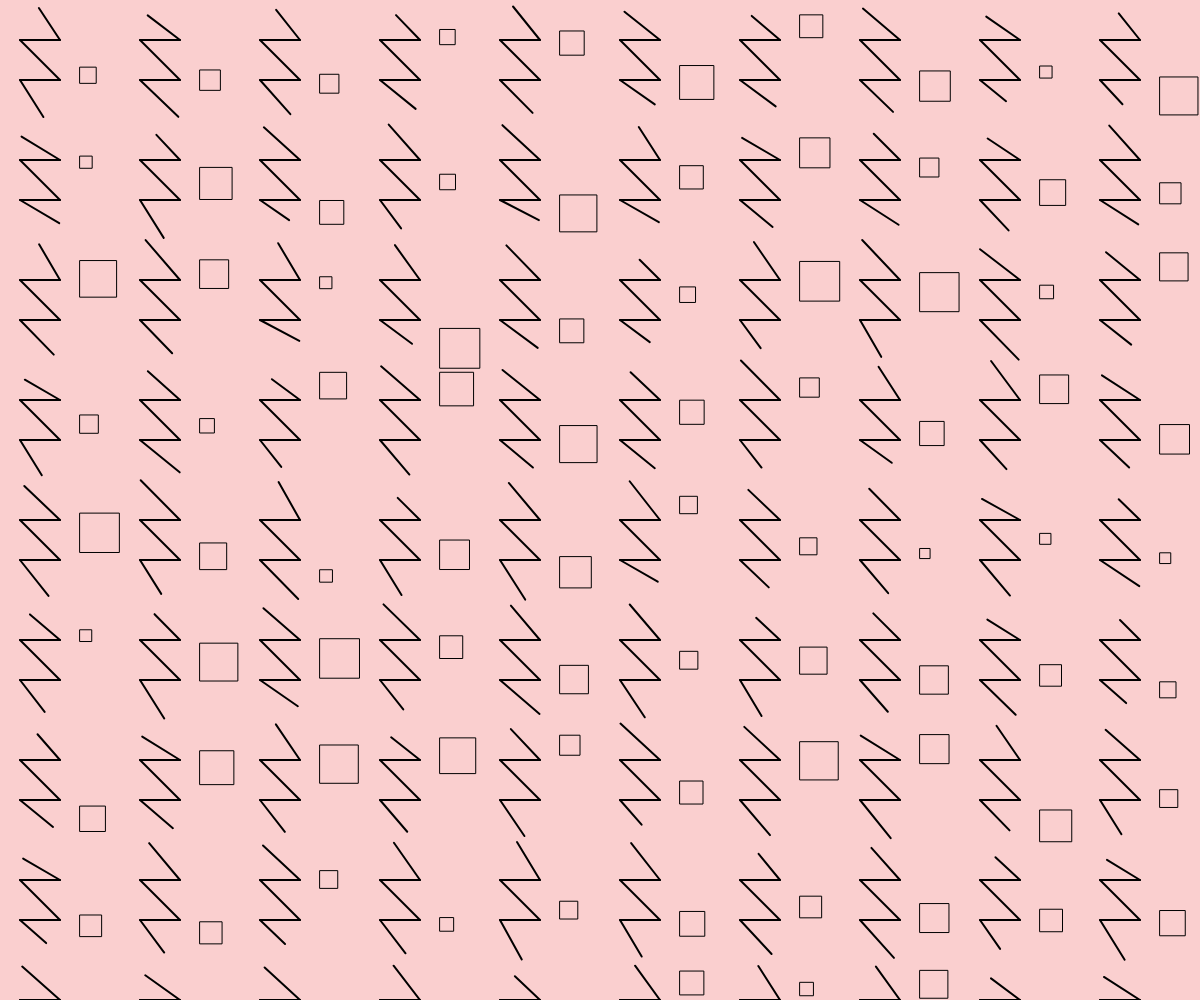
Frame 1 (no input)
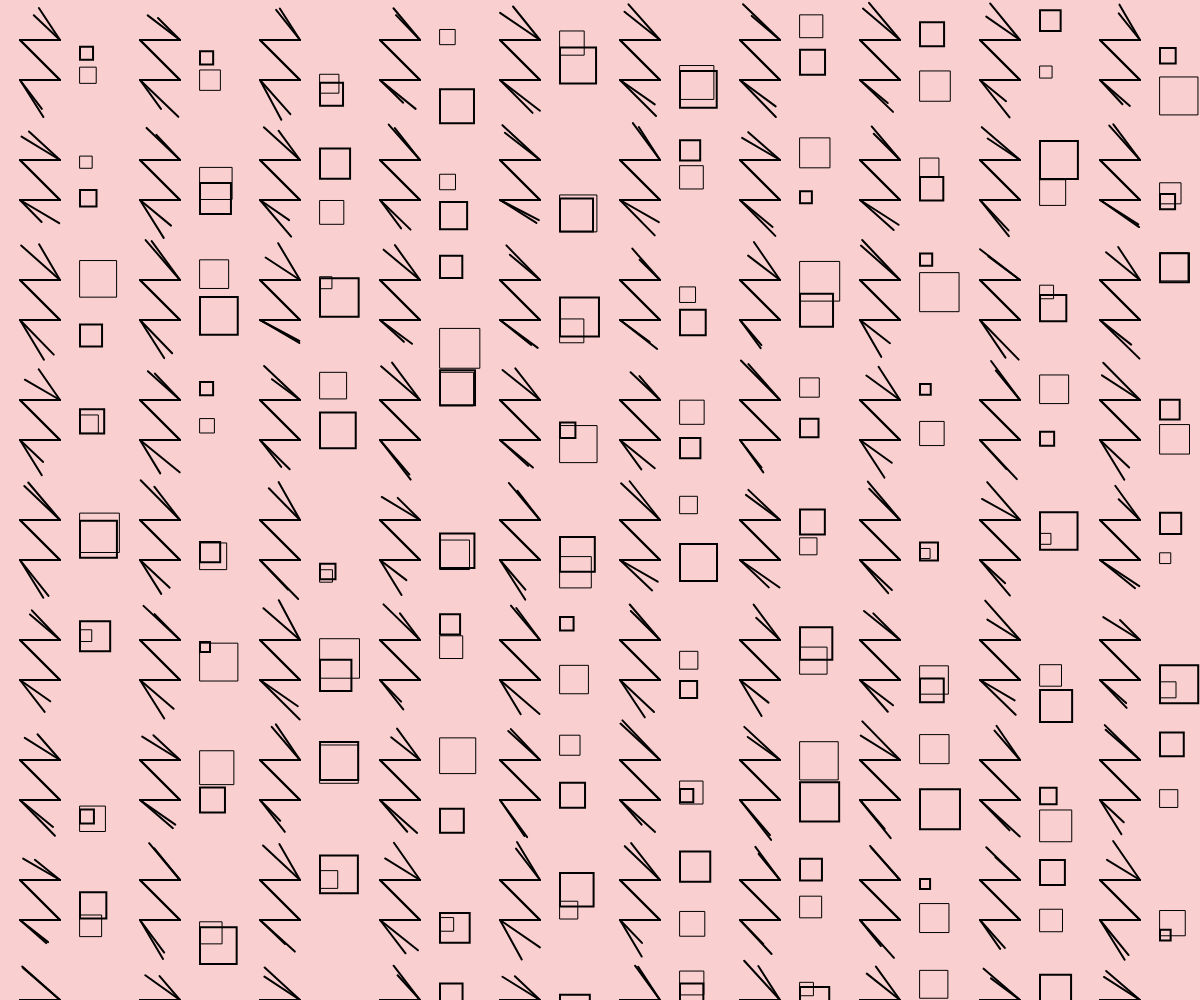
Frame 2 (the mouse pressed at the canvas centre, redrawn once)

The p5.js sketch that drew these frames (run headless with seeded random() and noise() and a simulated clock; the mouse was pressed at the canvas centre and the sketch redrawn once):

// p5.js sketch
// ── sketch.js
function setup() {
  createCanvas(windowWidth, windowHeight);
  noFill ();
  background (250, 207, 207);
}

function draw() {
  void squ();
  strokeWeight (2);
  void zigzag();
  noLoop ();
}

function squ() {
  for (var y = 0; y < windowHeight; y = y + 120){
     for (var x = 0; x < windowWidth; x = x + 120){
     square(80 + x, random (10, 90) + y, random (10, 40));
}
  }

}

  function zigzag() {
    translate(20, 0);
    for (var y = 0; y < windowHeight; y = y + 120) {
      for (var x = 0; x < windowWidth; x = x + 120) {

        line(random (0, 20) + x, random (0, 20) + y, x + 40, y + 40); //1st diagonal

        line(x, y + 40, x + 40, y + 40); //1st horizontal
        line(x, y + 40, x + 40, y + 80); //2nd diagonal
        line(x, y + 80, x + 40, y + 80); //2nd horizontal

        line(x, y + 80, x + random (20, 40), y + random (100, 120)); //3rd diagonal

      }
    }
  }

// ── style.css

/*
Max width before this PARTICULAR table gets nasty
This query will take effect for any screen smaller than 760px
and also iPads specifically.
*/
@media
only screen and (max-width: 760px),
(min-device-width: 768px) and (max-device-width: 1024px)  {

	/* Force table to not be like tables anymore */
	table, thead, tbody, th, td, tr {
		display: block;
	}

	/* Hide table headers (but not display: none;, for accessibility) */
	thead tr {
		position: absolute;
		top: -9999px;
		left: -9999px;
	}

	tr { border: 1px solid #ccc; }

	td {
		/* Behave  like a "row" */
		border: none;
		border-bottom: 1px solid #eee;
		position: relative;
		padding-left: 50%;
	}

	td:before {
		/* Now like a table header */
		position: absolute;
		/* Top/left values mimic padding */
		top: 6px;
		left: 6px;
		width: 45%;
		padding-right: 10px;
		white-space: nowrap;
	}

	/*
	Label the data

	td:nth-of-type(1):before { content: "First Name"; }
	td:nth-of-type(2):before { content: "Last Name"; }
	td:nth-of-type(3):before { content: "Job Title"; }
	td:nth-of-type(4):before { content: "Favorite Color"; }
	td:nth-of-type(5):before { content: "Wars of Trek?"; }
	td:nth-of-type(6):before { content: "Secret Alias"; }
	td:nth-of-type(7):before { content: "Date of Birth"; }
	td:nth-of-type(8):before { content: "Dream Vacation City"; }
	td:nth-of-type(9):before { content: "GPA"; }
	td:nth-of-type(10):before { content: "Arbitrary Data"; }
  	*/
}
